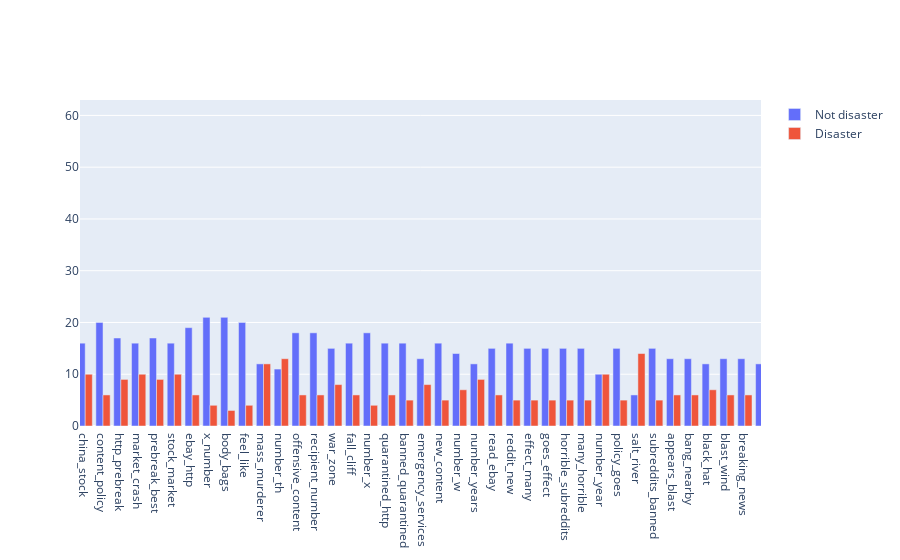

The cell this chart's notebook holds for it:
### Code cell
fig = go.Figure()
bar0 = go.Bar(name="Not disaster", 
              x=top_bigrams["bigram"], 
              y=top_bigrams["count_0"]
)
bar1 = go.Bar(name="Disaster",
              x=top_bigrams["bigram"],
              y=top_bigrams["count_1"]
)

fig.add_trace(bar0)
fig.add_trace(bar1)

fig.update_layout(barmode='group')

plotly.offline.iplot(fig)

### Figure 1 — Plotly figure (JSON) as saved in the notebook; plotly's stock layout.template omitted (floating-point values rounded to 4 significant figures)
{"data": [{"name": "Not disaster", "type": "bar", "x": ["recipient_recipient", "http_http", "number_http", "via_recipient", "http_via", "recipient_http", "cross_body", "http_recipient", "full_read", "liked_recipient", "recipient_video", "video_recipient", "burning_buildings", "number_pm", "rt_recipient", "video_http", "body_bag", "html_html", "full_http", "first_responders", "looks_like", "loud_bang", "body_bagging", "html_number", "quarantine_offensive", "read_http", "reddit_quarantine", "china_stock", "content_policy", "http_prebreak", "market_crash", "prebreak_best", "stock_market", "ebay_http", "x_number", "body_bags", "feel_like", "mass_murderer", "number_th", "offensive_content", "recipient_number", "war_zone", "fall_cliff", "number_x", "quarantined_http", "banned_quarantined", "emergency_services", "new_content", "number_w", "number_years", "read_ebay", "reddit_new", "effect_many", "goes_effect", "horrible_subreddits", "many_horrible", "number_year", "policy_goes", "salt_river", "subreddits_banned", "appears_blast", "bang_nearby", "black_hat", "blast_wind", "breaking_news", "computers_send", "data_sound", "funtenna_hijacking", "hat_number", "heard_loud", "hijacking_computers", "hollywood_movie", "led_work", "nearby_appears", "neighbour_ass", "news_unconfirmed", "pay_pile", "river_wild", "send_data", "sound_waves", "stop_annihilation", "unconfirmed_heard", "waves_black", "wind_neighbour", "annihilation_salt", "crash_gems", "dust_storm", "fedex_longer", "gems_rubble", "hot_funtenna", "make_stand", "movie_trapped", "rise_top", "top_pay", "work_light", "year_old", "mh_number", "august_number", "businesses_deluged", "content_http"], "y": [368, 283, 89, 85, 77, 75, 39, 31, 28, 34, 34, 28, 23, 16, 22, 30, 27, 29, 25, 17, 21, 19, 24, 13, 22, 17, 21, 16, 20, 17, 16, 17, 16, 19, 21, 21, 20, 12, 11, 18, 18, 15, 16, 18, 16, 16, 13, 16, 14, 12, 15, 16, 15, 15, 15, 15, 10, 15, 6, 15, 13, 13, 12, 13, 13, 12, 12, 12, 12, 13, 12, 15, 13, 13, 13, 13, 10, 5, 12, 12, 6, 13, 12, 13, 5, 10, 8, 11, 10, 12, 8, 15, 9, 10, 12, 6, 0, 10, 8, 14]}, {"name": "Disaster", "type": "bar", "x": ["recipient_recipient", "http_http", "number_http", "via_recipient", "http_via", "recipient_http", "cross_body", "http_recipient", "full_read", "liked_recipient", "recipient_video", "video_recipient", "burning_buildings", "number_pm", "rt_recipient", "video_http", "body_bag", "html_html", "full_http", "first_responders", "looks_like", "loud_bang", "body_bagging", "html_number", "quarantine_offensive", "read_http", "reddit_quarantine", "china_stock", "content_policy", "http_prebreak", "market_crash", "prebreak_best", "stock_market", "ebay_http", "x_number", "body_bags", "feel_like", "mass_murderer", "number_th", "offensive_content", "recipient_number", "war_zone", "fall_cliff", "number_x", "quarantined_http", "banned_quarantined", "emergency_services", "new_content", "number_w", "number_years", "read_ebay", "reddit_new", "effect_many", "goes_effect", "horrible_subreddits", "many_horrible", "number_year", "policy_goes", "salt_river", "subreddits_banned", "appears_blast", "bang_nearby", "black_hat", "blast_wind", "breaking_news", "computers_send", "data_sound", "funtenna_hijacking", "hat_number", "heard_loud", "hijacking_computers", "hollywood_movie", "led_work", "nearby_appears", "neighbour_ass", "news_unconfirmed", "pay_pile", "river_wild", "send_data", "sound_waves", "stop_annihilation", "unconfirmed_heard", "waves_black", "wind_neighbour", "annihilation_salt", "crash_gems", "dust_storm", "fedex_longer", "gems_rubble", "hot_funtenna", "make_stand", "movie_trapped", "rise_top", "top_pay", "work_light", "year_old", "mh_number", "august_number", "businesses_deluged", "content_http"], "y": [168, 126, 52, 45, 42, 30, 12, 16, 14, 7, 7, 10, 13, 19, 13, 5, 7, 5, 8, 14, 8, 10, 4, 15, 6, 10, 6, 10, 6, 9, 10, 9, 10, 6, 4, 3, 4, 12, 13, 6, 6, 8, 6, 4, 6, 5, 8, 5, 7, 9, 6, 5, 5, 5, 5, 5, 10, 5, 14, 5, 6, 6, 7, 6, 6, 7, 7, 7, 7, 6, 7, 4, 6, 6, 6, 6, 9, 14, 7, 7, 13, 6, 7, 6, 13, 8, 10, 7, 8, 6, 10, 3, 9, 8, 6, 12, 18, 7, 9, 3]}], "layout": {"autosize": true, "barmode": "group", "xaxis": {"autorange": false, "range": [26.71, 64.9], "showspikes": false, "type": "category"}, "yaxis": {"autorange": false, "range": [0, 62.98], "showspikes": false, "type": "linear"}}}
